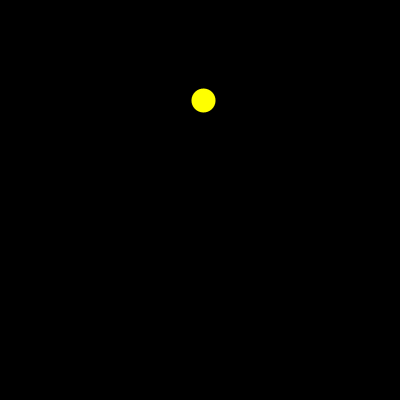
Frame 1 (no input)
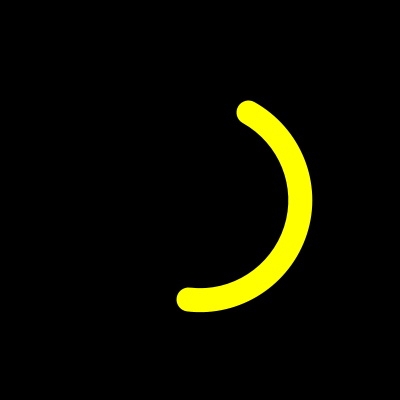
Frame 60 (the mouse pressed at the canvas centre just before this capture)
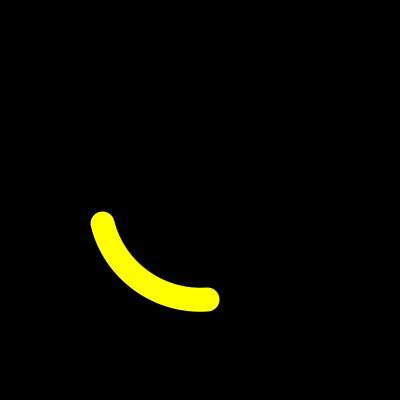
Frame 120 (the mouse held since frame 60 and released just before this capture)

The Processing sketch that drew these frames (run headless with seeded random() and noise(); from frame 60 on, the mouse is pressed at the canvas centre):

// Processing sketch: loadingAni
// ── loadingAni.pde

float angle=0;    //角度
float angleSpd;    //角速度
float angle2=0;
float angleSpd2=0;

void setup() {
  size(400, 400);
  angle=-PI/2;
  angle2=-PI/2;
  stroke(255, 255, 0);
  strokeWeight(24);
  noFill();
}


void draw() {

  background(0);


  angleSpd=(sin(frameCount*0.04)+1)*PI*0.01;
  angleSpd2=(sin(frameCount*0.04+PI)+1)*PI*0.01;

  //设立了两个角度，角速度分别用不同的三角函数控制, 所以周期运动，还有节奏感

  angle+=angleSpd;
  angle2+=angleSpd2;

  //arc 的第五六个参数分别是开始角度和结束角度，并且结束角度大于开始角度
  //如果小于，则什么都不会画
  //这里同时画出两个起始角度颠倒过来的arc，就保证了有且只有一个 arc 有用。
  
  arc(width/2, height/2, 200, 200, angle2, angle);
  arc(width/2, height/2, 200, 200, angle, angle2);
}
